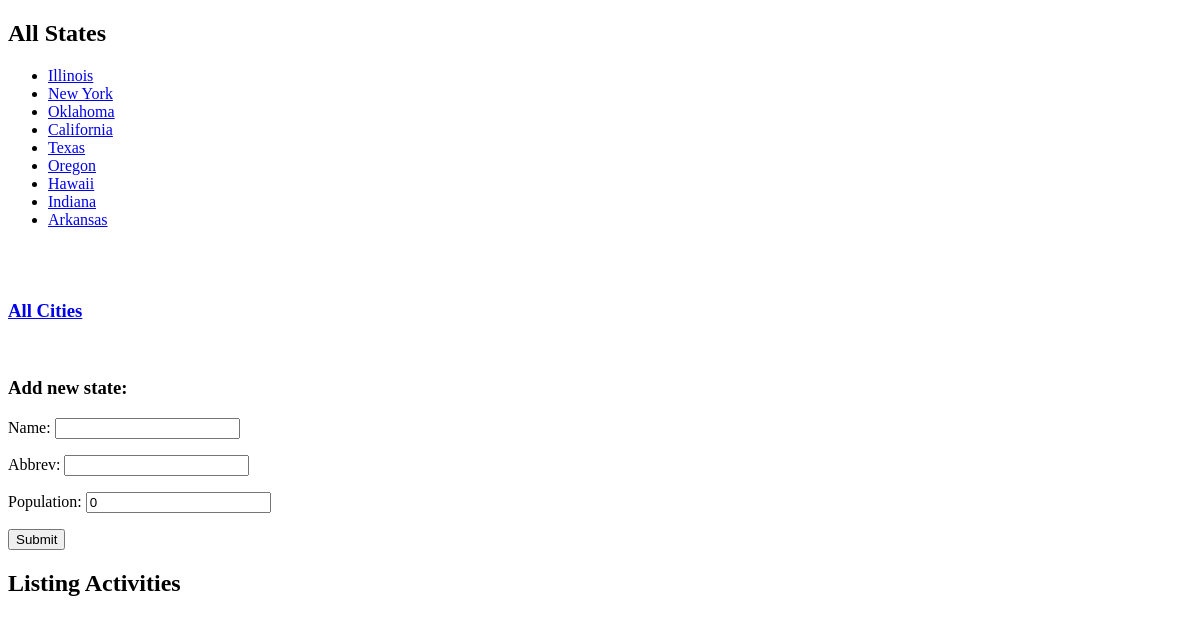
The page /states/ on the database as committed earlier.
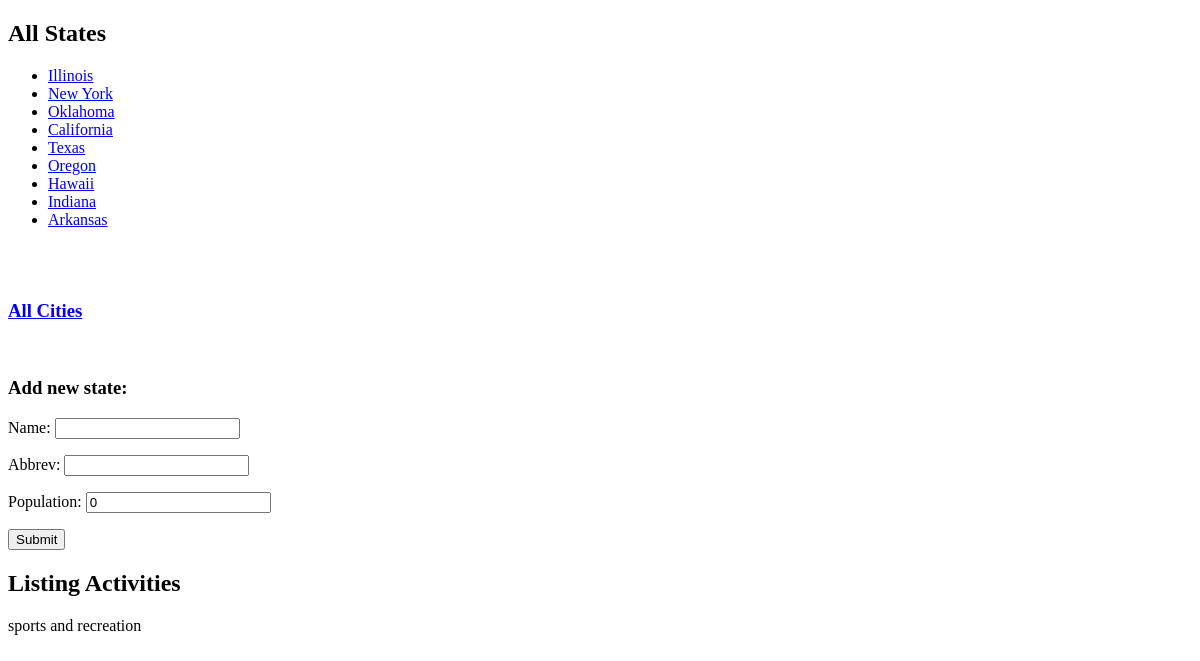
The same page on the database as committed later.
### states/models.py (models this page shows, shortened)
class State(models.Model):
    name = models.CharField(max_length=100)
    abbrev = models.CharField(max_length=2)
    population = models.IntegerField(default=0)

class Activity(models.Model):
    SR = "sports and recreation"
    ED = "education"
    HE = "health"
    FOOD = "food"
    ADMIN = "admin"
    WRK = "work"
    ACTIVITY_TYPE_CHOICES = [
    (SR, "sports and recreation"),
    (ED, "education"),
    (HE,"health"),
    (FOOD, "food"),
    (ADMIN,"admin"),
    (WRK, "work"),
    ]
    name = models.CharField(max_length=100)
    date = models.DateTimeField('date of event')
    location = models.ForeignKey(City, on_delete=models.CASCADE)
    participants = models.ManyToManyField(User)
    activity_type = models.CharField(max_length=100, choices=ACTIVITY_TYPE_CHOICES)
    class Meta:
        verbose_name_plural = 'activities'

### states/views.py (the view)
# urls.py: path('', views.index, name='index'),
def index(request):
    states = State.objects.all()
    activities = Activity.objects.all()
    if request.method == 'POST':
        state_form = StateForm(request.POST)
        if state_form.is_valid():
            state_form.save()
            state_form = StateForm()
            return render(request, 'states/templates/index.html', {'states':states, 'state_form':state_form, 'activities':activities})
    state_form = StateForm()
    return render(request, 'states/templates/index.html', {'states': states, 'state_form': state_form, 'activities':activities})

### states/forms.py
class StateForm(ModelForm):
    class Meta:
        model = State
        fields = ['name', 'abbrev', 'population']

### templates/states/templates/index.html (shortened to what this page needs)
<!DOCTYPE html>
<html lang="en">
<head>
</head>
<body>
  <h2>All States</h2>
  <ul>
    {% for s in states %}
    <li><a href="{% url 'states:state_detail' s.id %}">{{ s.name }}</a></li>
    {% endfor %}
  </ul>
  <br><br>
  <h3><a href="{% url 'states:city_list' %}">All Cities</a></h3>
  <br>
  <form action="{% url 'states:index' %}" method="post">
    <h3>Add new state: </h3>
    {{ state_form.as_p }}
    <input type="submit" Add State>
  </form>
  <h2>Listing Activities</h2>
{% for a in activities %}
  {{ a.activity_type }}
{% endfor %}
</body>
</html>

Rows that differ between the two databases and show on the page:
added Activity: activity_type "sports and recreation"
